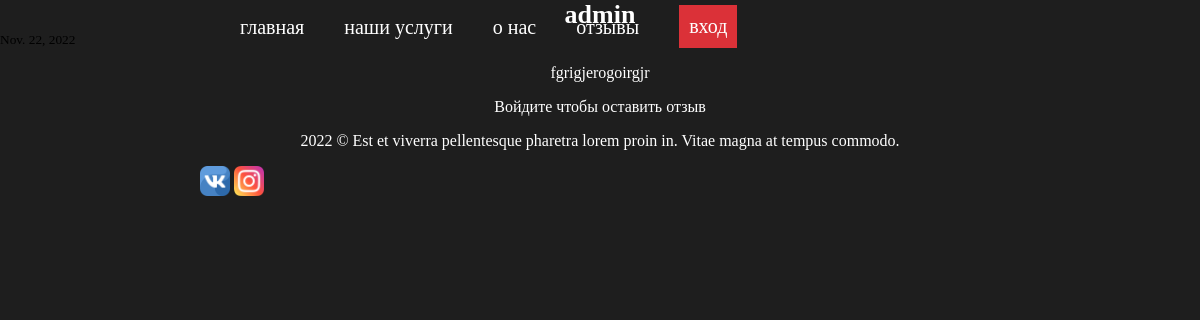
The page /comments/ on the database as committed earlier.
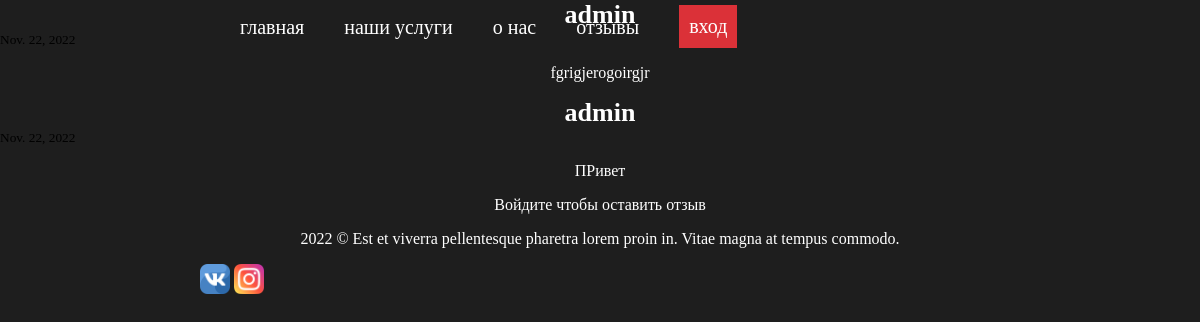
The same page on the database as committed later.
### comments/models.py (models this page shows)
class Comment(models.Model):
    text = models.CharField(max_length=512)
    date = models.DateField(auto_now_add=True)
    user = models.ForeignKey(User, on_delete=models.CASCADE)

### comments/views.py (the view)
# urls.py: path('comments/', comment.showcomments, name='comments'),
def showcomments(request):
    comments = Comment.objects.all()
    return render(request, 'comments/base.html', {'comments' : comments})

### comments/templates/comments/base.html (shortened to what this page needs)
{% load static %}
<!DOCTYPE html>
<html lang="en">
<head>
    <link rel="stylesheet" href="{% static 'css/header.css' %}">
    <link rel="stylesheet" href="{% static 'css/index.css' %}">
</head>
<body>
    <header>
        <div class="header_iner">
          <div class="conteiner">
              <div class="header_menu">
                <nav>
                  <ul>
                    <li><a href="#">главная</a></li>
                    <li><a href="services.html">наши услуги</a></li>
                    <li><a href="#">о нас</a></li>
                    <li><a href="{% url 'comments' %}">отзывы</a></li>
                  </ul>
                </nav>
                <div class="input">
                  <a href="LoginRegistration.html">вход</a>
                </div>
              </div>
            </div>
        </div>
      </header>
    <main>
    {% for comment in comments %}
        <div class="comment">
            <h3>{{ comment.user }} </h3>
            <small>{{ comment.date }}</small>
            <p>{{ comment.text }}</p>
        </div>
    {% endfor %}
    {% if user.is_authenticated %}
        <h3>dfergergrtg</h3>
        {% block content %}{% endblock %}
    {% else %}
        <p>Войдите чтобы оставить отзыв</p>
    {% endif %}
    </main>
    <footer>
        <div class="conteiner">
        <p class="footer">
          2022 © Est et viverra pellentesque pharetra lorem proin in. Vitae magna at tempus commodo.
        </p>
        <div class="social_network">
          <img src="{% static 'img/vk.png' %}" width="30px" height="30px">
          <img src="{% static 'img/instagram.png' %}" width="30px" height="30px">
        </div>
      </div>
      </footer>
</body>
</html>

### static/css/header.css (style rules this page uses)
body { margin: 0px; padding: 0px; background-color: #1E1E1E;; }
.header_menu { margin-top: 0px; position: absolute; display: flex; }
.input a { float: right; margin-top: 5px; font-size: 20px; color: white; padding: 10px; background-color: #DB3138; }
ul { display: flex; }
.header_menu li { margin-right: 40px; list-style-type: none; }
.header_menu a, .social_networks a { font-family: 'Kelly Slab'; font-size: 20px; }

### static/css/index.css (style rules this page uses)
* { scroll-behavior: smooth; }
body { margin: 0px; padding: 0px; background-color: #1E1E1E;; }
h3, h4, h5, h6 { color: white; font-size: 26px; text-align: center; margin: auto; }
p { color: white; text-align: center; font-family: 'Kelly Slab'; font-size: 16px; }
.conteiner { margin: 0px 200px ; }
a { text-decoration: none; color: white; }

Rows that differ between the two databases and show on the page:
added Comment: user "admin", date "Nov. 22, 2022", text "ПРивет"
